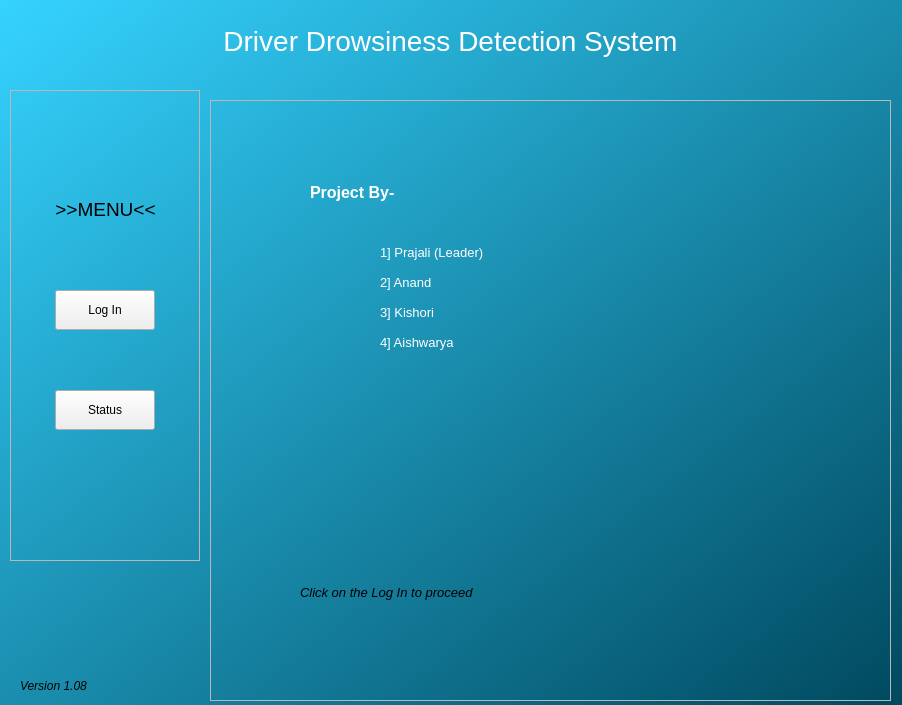
<?xml version="1.0" encoding="UTF-8"?>
<ui version="4.0">
 <class>MainWindow</class>
 <widget class="QMainWindow" name="MainWindow">
  <property name="geometry">
   <rect>
    <x>0</x>
    <y>0</y>
    <width>902</width>
    <height>705</height>
   </rect>
  </property>
  <property name="sizePolicy">
   <sizepolicy hsizetype="Fixed" vsizetype="Fixed">
    <horstretch>0</horstretch>
    <verstretch>0</verstretch>
   </sizepolicy>
  </property>
  <property name="windowTitle">
   <string>MainWindow</string>
  </property>
  <property name="styleSheet">
   <string notr="true">#MainWindow{background-color:qlineargradient(spread:pad, x1:0, y1:0, x2:1, y2:1, stop:0 rgba(53, 211, 255, 255), stop:1 rgba(0, 73, 95, 255));}</string>
  </property>
  <widget class="QWidget" name="centralwidget">
   <property name="sizePolicy">
    <sizepolicy hsizetype="Preferred" vsizetype="Preferred">
     <horstretch>0</horstretch>
     <verstretch>0</verstretch>
    </sizepolicy>
   </property>
   <property name="styleSheet">
    <string notr="true">#centralwidget{background-color:qlineargradient(spread:pad, x1:0, y1:0, x2:1, y2:1, stop:0 rgba(53, 211, 255, 255), stop:1 rgba(0, 73, 95, 255));}</string>
   </property>
   <widget class="QFrame" name="frame">
    <property name="geometry">
     <rect>
      <x>10</x>
      <y>90</y>
      <width>190</width>
      <height>471</height>
     </rect>
    </property>
    <property name="frameShape">
     <enum>QFrame::StyledPanel</enum>
    </property>
    <property name="frameShadow">
     <enum>QFrame::Raised</enum>
    </property>
    <widget class="QLabel" name="label_2">
     <property name="geometry">
      <rect>
       <x>5</x>
       <y>100</y>
       <width>181</width>
       <height>40</height>
      </rect>
     </property>
     <property name="font">
      <font>
       <pointsize>14</pointsize>
      </font>
     </property>
     <property name="styleSheet">
      <string notr="true">color: rgb(0, 0, 0);</string>
     </property>
     <property name="text">
      <string>&gt;&gt;MENU&lt;&lt;</string>
     </property>
     <property name="alignment">
      <set>Qt::AlignCenter</set>
     </property>
    </widget>
    <widget class="QPushButton" name="pushButton_2">
     <property name="geometry">
      <rect>
       <x>45</x>
       <y>200</y>
       <width>100</width>
       <height>40</height>
      </rect>
     </property>
     <property name="text">
      <string>Log In</string>
     </property>
     <property name="icon">
      <iconset resource="icons.qrc">
       <normaloff>:/icons/icons/log-in.svg</normaloff>:/icons/icons/log-in.svg</iconset>
     </property>
    </widget>
    <widget class="QPushButton" name="pushButton_3">
     <property name="geometry">
      <rect>
       <x>45</x>
       <y>300</y>
       <width>100</width>
       <height>40</height>
      </rect>
     </property>
     <property name="mouseTracking">
      <bool>false</bool>
     </property>
     <property name="tabletTracking">
      <bool>true</bool>
     </property>
     <property name="text">
      <string>Status</string>
     </property>
     <property name="icon">
      <iconset resource="icons.qrc">
       <normaloff>:/icons/icons/codesandbox.svg</normaloff>:/icons/icons/codesandbox.svg</iconset>
     </property>
    </widget>
   </widget>
   <widget class="QFrame" name="frame_2">
    <property name="geometry">
     <rect>
      <x>210</x>
      <y>100</y>
      <width>681</width>
      <height>601</height>
     </rect>
    </property>
    <property name="font">
     <font>
      <kerning>true</kerning>
     </font>
    </property>
    <property name="frameShape">
     <enum>QFrame::StyledPanel</enum>
    </property>
    <property name="frameShadow">
     <enum>QFrame::Raised</enum>
    </property>
    <widget class="QStackedWidget" name="stackedWidget">
     <property name="geometry">
      <rect>
       <x>50</x>
       <y>30</y>
       <width>560</width>
       <height>511</height>
      </rect>
     </property>
     <property name="currentIndex">
      <number>0</number>
     </property>
     <widget class="QWidget" name="page">
      <widget class="QLabel" name="label_3">
       <property name="geometry">
        <rect>
         <x>50</x>
         <y>50</y>
         <width>131</width>
         <height>25</height>
        </rect>
       </property>
       <property name="font">
        <font>
         <pointsize>12</pointsize>
         <weight>75</weight>
         <bold>true</bold>
        </font>
       </property>
       <property name="styleSheet">
        <string notr="true">color: rgb(255, 255, 255);</string>
       </property>
       <property name="text">
        <string>Project By- </string>
       </property>
      </widget>
      <widget class="QLabel" name="label_4">
       <property name="geometry">
        <rect>
         <x>120</x>
         <y>110</y>
         <width>191</width>
         <height>25</height>
        </rect>
       </property>
       <property name="font">
        <font>
         <pointsize>10</pointsize>
        </font>
       </property>
       <property name="styleSheet">
        <string notr="true">color: rgb(255, 255, 255);</string>
       </property>
       <property name="text">
        <string>1] Prajali (Leader)</string>
       </property>
      </widget>
      <widget class="QLabel" name="label_5">
       <property name="geometry">
        <rect>
         <x>120</x>
         <y>140</y>
         <width>101</width>
         <height>25</height>
        </rect>
       </property>
       <property name="font">
        <font>
         <pointsize>10</pointsize>
        </font>
       </property>
       <property name="styleSheet">
        <string notr="true">color: rgb(255, 255, 255);</string>
       </property>
       <property name="text">
        <string>2] Anand</string>
       </property>
      </widget>
      <widget class="QLabel" name="label_14">
       <property name="geometry">
        <rect>
         <x>120</x>
         <y>170</y>
         <width>101</width>
         <height>25</height>
        </rect>
       </property>
       <property name="font">
        <font>
         <pointsize>10</pointsize>
        </font>
       </property>
       <property name="styleSheet">
        <string notr="true">color: rgb(255, 255, 255);</string>
       </property>
       <property name="text">
        <string>3] Kishori</string>
       </property>
      </widget>
      <widget class="QLabel" name="label_16">
       <property name="geometry">
        <rect>
         <x>120</x>
         <y>200</y>
         <width>131</width>
         <height>25</height>
        </rect>
       </property>
       <property name="font">
        <font>
         <pointsize>10</pointsize>
        </font>
       </property>
       <property name="styleSheet">
        <string notr="true">color: rgb(255, 255, 255);</string>
       </property>
       <property name="text">
        <string>4] Aishwarya</string>
       </property>
      </widget>
      <widget class="QLabel" name="label_17">
       <property name="geometry">
        <rect>
         <x>40</x>
         <y>450</y>
         <width>250</width>
         <height>25</height>
        </rect>
       </property>
       <property name="font">
        <font>
         <pointsize>10</pointsize>
         <italic>true</italic>
        </font>
       </property>
       <property name="text">
        <string>Click on the Log In to proceed</string>
       </property>
      </widget>
     </widget>
     <widget class="QWidget" name="page_2">
      <widget class="QLineEdit" name="lineEdit_4">
       <property name="geometry">
        <rect>
         <x>250</x>
         <y>175</y>
         <width>150</width>
         <height>25</height>
        </rect>
       </property>
       <property name="echoMode">
        <enum>QLineEdit::Password</enum>
       </property>
      </widget>
      <widget class="QLineEdit" name="lineEdit_5">
       <property name="geometry">
        <rect>
         <x>250</x>
         <y>100</y>
         <width>250</width>
         <height>25</height>
        </rect>
       </property>
      </widget>
      <widget class="QLabel" name="label_6">
       <property name="geometry">
        <rect>
         <x>100</x>
         <y>100</y>
         <width>71</width>
         <height>25</height>
        </rect>
       </property>
       <property name="font">
        <font>
         <pointsize>10</pointsize>
        </font>
       </property>
       <property name="text">
        <string>User</string>
       </property>
      </widget>
      <widget class="QLabel" name="label_7">
       <property name="geometry">
        <rect>
         <x>100</x>
         <y>175</y>
         <width>81</width>
         <height>25</height>
        </rect>
       </property>
       <property name="font">
        <font>
         <pointsize>10</pointsize>
        </font>
       </property>
       <property name="text">
        <string>Password</string>
       </property>
      </widget>
      <widget class="QPushButton" name="pushButton_10">
       <property name="geometry">
        <rect>
         <x>145</x>
         <y>290</y>
         <width>120</width>
         <height>40</height>
        </rect>
       </property>
       <property name="minimumSize">
        <size>
         <width>120</width>
         <height>40</height>
        </size>
       </property>
       <property name="maximumSize">
        <size>
         <width>120</width>
         <height>40</height>
        </size>
       </property>
       <property name="font">
        <font>
         <pointsize>9</pointsize>
        </font>
       </property>
       <property name="text">
        <string>Reset</string>
       </property>
       <property name="icon">
        <iconset resource="icons.qrc">
         <normaloff>:/icons/icons/repeat.svg</normaloff>:/icons/icons/repeat.svg</iconset>
       </property>
      </widget>
      <widget class="QPushButton" name="pushButton_11">
       <property name="geometry">
        <rect>
         <x>320</x>
         <y>290</y>
         <width>120</width>
         <height>40</height>
        </rect>
       </property>
       <property name="minimumSize">
        <size>
         <width>120</width>
         <height>40</height>
        </size>
       </property>
       <property name="maximumSize">
        <size>
         <width>120</width>
         <height>40</height>
        </size>
       </property>
       <property name="font">
        <font>
         <pointsize>9</pointsize>
        </font>
       </property>
       <property name="mouseTracking">
        <bool>true</bool>
       </property>
       <property name="text">
        <string>Log In</string>
       </property>
       <property name="icon">
        <iconset resource="icons.qrc">
         <normaloff>:/icons/icons/chevrons-right.svg</normaloff>:/icons/icons/chevrons-right.svg</iconset>
       </property>
      </widget>
      <widget class="QLabel" name="label_15">
       <property name="geometry">
        <rect>
         <x>50</x>
         <y>40</y>
         <width>201</width>
         <height>30</height>
        </rect>
       </property>
       <property name="font">
        <font>
         <pointsize>14</pointsize>
        </font>
       </property>
       <property name="styleSheet">
        <string notr="true">color: rgb(255, 255, 255);
</string>
       </property>
       <property name="text">
        <string>#Admin Log In</string>
       </property>
      </widget>
     </widget>
     <widget class="QWidget" name="page_3">
      <widget class="QPushButton" name="pushButton_5">
       <property name="geometry">
        <rect>
         <x>230</x>
         <y>400</y>
         <width>100</width>
         <height>45</height>
        </rect>
       </property>
       <property name="font">
        <font>
         <pointsize>10</pointsize>
        </font>
       </property>
       <property name="mouseTracking">
        <bool>true</bool>
       </property>
       <property name="layoutDirection">
        <enum>Qt::RightToLeft</enum>
       </property>
       <property name="text">
        <string>START  </string>
       </property>
       <property name="icon">
        <iconset resource="icons.qrc">
         <normaloff>:/icons/icons/video.svg</normaloff>:/icons/icons/video.svg</iconset>
       </property>
      </widget>
      <widget class="QLabel" name="label_8">
       <property name="geometry">
        <rect>
         <x>50</x>
         <y>50</y>
         <width>131</width>
         <height>16</height>
        </rect>
       </property>
       <property name="font">
        <font>
         <pointsize>12</pointsize>
        </font>
       </property>
       <property name="styleSheet">
        <string notr="true">color: rgb(255, 255, 255);</string>
       </property>
       <property name="text">
        <string>Instructions:</string>
       </property>
      </widget>
      <widget class="QLabel" name="label_9">
       <property name="geometry">
        <rect>
         <x>50</x>
         <y>150</y>
         <width>341</width>
         <height>25</height>
        </rect>
       </property>
       <property name="font">
        <font>
         <pointsize>10</pointsize>
        </font>
       </property>
       <property name="styleSheet">
        <string notr="true">color: rgb(255, 255, 255);</string>
       </property>
       <property name="text">
        <string>&gt;&gt; Press START to start the detection</string>
       </property>
      </widget>
      <widget class="QLabel" name="label_10">
       <property name="geometry">
        <rect>
         <x>50</x>
         <y>100</y>
         <width>491</width>
         <height>25</height>
        </rect>
       </property>
       <property name="font">
        <font>
         <pointsize>10</pointsize>
        </font>
       </property>
       <property name="styleSheet">
        <string notr="true">color: rgb(255, 255, 255);</string>
       </property>
       <property name="text">
        <string>&gt;&gt; Make sure the camera is facing towards the subject correctly</string>
       </property>
      </widget>
      <widget class="QLabel" name="label_11">
       <property name="geometry">
        <rect>
         <x>50</x>
         <y>200</y>
         <width>411</width>
         <height>25</height>
        </rect>
       </property>
       <property name="font">
        <font>
         <pointsize>10</pointsize>
        </font>
       </property>
       <property name="styleSheet">
        <string notr="true">color: rgb(255, 255, 255);</string>
       </property>
       <property name="text">
        <string>&gt;&gt; Press ENTER key to Exit out of the Detection</string>
       </property>
      </widget>
      <widget class="QLabel" name="label_12">
       <property name="geometry">
        <rect>
         <x>400</x>
         <y>420</y>
         <width>150</width>
         <height>75</height>
        </rect>
       </property>
       <property name="font">
        <font>
         <pointsize>12</pointsize>
        </font>
       </property>
       <property name="styleSheet">
        <string notr="true">color: rgb(255, 255, 255);</string>
       </property>
       <property name="text">
        <string>THANK YOU!!!!</string>
       </property>
       <property name="alignment">
        <set>Qt::AlignCenter</set>
       </property>
      </widget>
      <widget class="QPushButton" name="pushButton">
       <property name="geometry">
        <rect>
         <x>20</x>
         <y>460</y>
         <width>100</width>
         <height>28</height>
        </rect>
       </property>
       <property name="layoutDirection">
        <enum>Qt::LeftToRight</enum>
       </property>
       <property name="text">
        <string>Log Out</string>
       </property>
       <property name="icon">
        <iconset resource="icons.qrc">
         <normaloff>:/icons/icons/log-out.svg</normaloff>:/icons/icons/log-out.svg</iconset>
       </property>
      </widget>
      <widget class="QLineEdit" name="lineEdit">
       <property name="geometry">
        <rect>
         <x>50</x>
         <y>360</y>
         <width>400</width>
         <height>25</height>
        </rect>
       </property>
      </widget>
      <widget class="QLabel" name="label_18">
       <property name="geometry">
        <rect>
         <x>50</x>
         <y>260</y>
         <width>201</width>
         <height>16</height>
        </rect>
       </property>
       <property name="font">
        <font>
         <pointsize>10</pointsize>
        </font>
       </property>
       <property name="text">
        <string>Put the RTSP link here:</string>
       </property>
      </widget>
      <widget class="QLabel" name="label_19">
       <property name="geometry">
        <rect>
         <x>50</x>
         <y>290</y>
         <width>111</width>
         <height>25</height>
        </rect>
       </property>
       <property name="font">
        <font>
         <pointsize>10</pointsize>
        </font>
       </property>
       <property name="styleSheet">
        <string notr="true">color: rgb(229, 255, 244);</string>
       </property>
       <property name="text">
        <string>For Example:</string>
       </property>
      </widget>
      <widget class="QLabel" name="label_20">
       <property name="geometry">
        <rect>
         <x>50</x>
         <y>320</y>
         <width>321</width>
         <height>25</height>
        </rect>
       </property>
       <property name="font">
        <font>
         <pointsize>10</pointsize>
        </font>
       </property>
       <property name="styleSheet">
        <string notr="true">color: rgb(229, 255, 244);</string>
       </property>
       <property name="text">
        <string>rtsp://192.168.137.69:8554/mjpeg/1</string>
       </property>
      </widget>
     </widget>
    </widget>
   </widget>
   <widget class="QLabel" name="label_13">
    <property name="geometry">
     <rect>
      <x>20</x>
      <y>675</y>
      <width>101</width>
      <height>21</height>
     </rect>
    </property>
    <property name="font">
     <font>
      <pointsize>9</pointsize>
      <italic>true</italic>
     </font>
    </property>
    <property name="text">
     <string>Version 1.08</string>
    </property>
   </widget>
   <widget class="QLabel" name="label">
    <property name="geometry">
     <rect>
      <x>170</x>
      <y>10</y>
      <width>561</width>
      <height>61</height>
     </rect>
    </property>
    <property name="font">
     <font>
      <pointsize>21</pointsize>
     </font>
    </property>
    <property name="styleSheet">
     <string notr="true">color:rgb(255, 255, 255)</string>
    </property>
    <property name="text">
     <string>Driver Drowsiness Detection System</string>
    </property>
    <property name="alignment">
     <set>Qt::AlignCenter</set>
    </property>
   </widget>
  </widget>
 </widget>
 <resources>
  <include location="icons.qrc"/>
 </resources>
 <connections/>
</ui>
